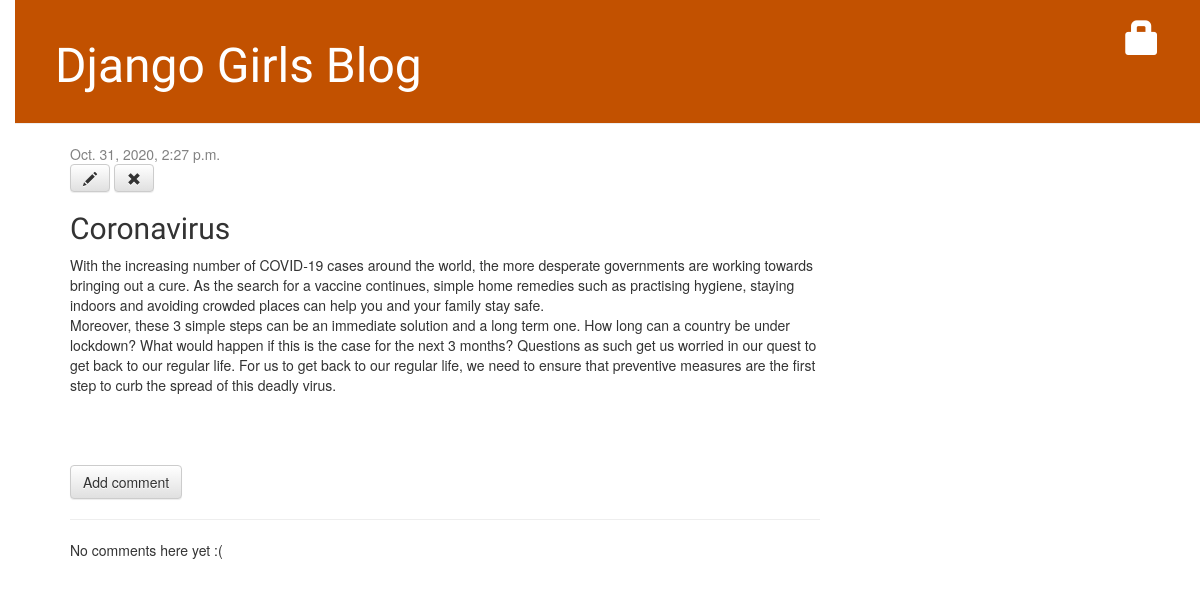
The app's page /post/4/ with its own data.
### blog/models.py (models this page shows, shortened)
class Post(models.Model):
    author = models.ForeignKey(settings.AUTH_USER_MODEL, on_delete=models.CASCADE)
    title = models.CharField(max_length=200)
    text = models.TextField()
    created_date = models.DateTimeField(default=timezone.now)
    published_date = models.DateTimeField(blank=True, null=True)

### blog/views.py (the view)
# urls.py: path('post/<int:pk>/',views.post_detail,name='post_detail'),
def post_detail(request,pk):
    post = get_object_or_404(Post,pk=pk)
    return render(request,'blog/post_detail.html',{'post':post})

### blog/templates/blog/post_detail.html
{% extends 'blog/base.html' %}
{% block content %}
    <div class="post">
        {% if post.published_date %}
        <div class="date">
            {{ post.published_date }}
        </div>
    {% else %}
        <a class="btn btn-default" href="{% url 'post_publish' pk=post.pk %}">Publish</a>
    {% endif %}
        <a class="btn btn-default" href="{% url 'post_edit' pk=post.pk %}"><span class="glyphicon glyphicon-pencil"></span></a>
        <a class="btn btn-default" href="{% url 'post_remove' pk=post.pk %}"><span class="glyphicon glyphicon-remove"></span></a>
        <h2>{{ post.title }}</h2>
        <p>{{ post.text|linebreaksbr }}</p>
    </div>
    <a class="btn btn-default" href="{% url 'add_comment_to_post' pk=post.pk %}">Add comment</a>
    <hr>
    {% for comment in post.comments.all %}
    {% if user.is_authenticated or comment.approved_comment %}
    <div class="comment">
        <div class="date">
            {{ comment.created_date }}
            {% if not comment.approved_comment %}
                <a class="btn btn-default" href="{% url 'comment_remove' pk=comment.pk %}"><span class="glyphicon glyphicon-remove"></span></a>
                <a class="btn btn-default" href="{% url 'comment_approve' pk=comment.pk %}"><span class="glyphicon glyphicon-ok"></span></a>
            {% endif %}
        </div>
        <strong>{{ comment.author }}</strong>
        <p>{{ comment.text|linebreaks }}</p>
    </div>
    {% endif %}
{% empty %}
    <p>No comments here yet :(</p>
{% endfor %}
{% endblock %}

### blog/static/css/blog.css (style rules this page uses)
body { padding-left: 15px; }
h1, h2, h3, h4 { font-family: 'Lobster', cursive; }
.date { color: #828282; }
.post { margin-bottom: 70px; }

### records on screen
Post: published_date "Oct. 31, 2020, 2:27 p.m.", title "Coronavirus", text "With the increasing number of COVID-19 cases around the world, the more desperate governments are working towards bringing out a cure. As the search for a vaccine continues, simple home remedies such as practising hygiene, staying indoors and avoiding crowded places can help you and your family stay safe. Moreover, these 3 simple steps can be an immediate solution and a long term one. How long can a country be under lockdown? What would happen if this is the case for the next 3 months? Questions as such get us worried in our quest to get back to our regular life. For us to get back to our regular life, we need to ensure that preventive measures are the first step to curb the spread of this…"
